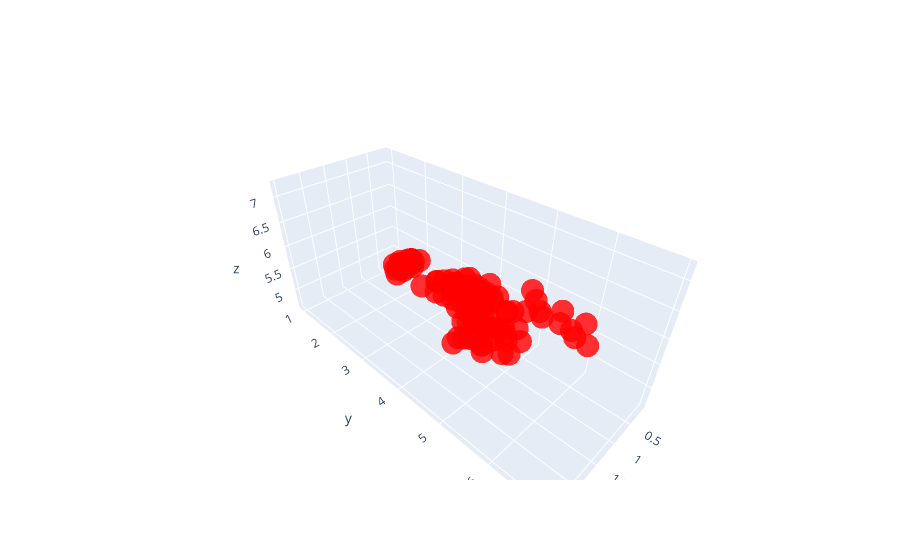

The code cell stored with this chart in its notebook:
### Code cell
# First I create an linear regression object
sepalLength_MLR = LinearRegression()

#Then I train it
x = df.loc[:,["PetalWidthCm","PetalLengthCm"]].values
sepal_length_y = df["SepalLengthCm"].values.reshape(-1,1)
sepalLength_MLR.fit(x,sepal_length_y)

# And now I am ready to do some predictions
sepal_length_y_head = sepalLength_MLR.predict(x)
y_head2 = sepal_length_y_head.reshape(-1) # Scalar 


# Visualizations using Plotly
trace = go.Scatter3d(x=df["PetalWidthCm"]
                    ,y=df["PetalLengthCm"]
                    ,z= y_head2
                    ,name="SepalLengthCm"
                    ,marker=dict(color="rgba(255,0,0,0.8)")
                    ,mode="markers"
                    ,text=y_head2)

layout = go.Layout(title="SepalLengthCm Prediction",xaxis=dict(title="PetalWidthCm")
                  ,yaxis=dict(title="PetalLengthCm"))


figure = go.Figure(data=trace)

iplot(figure)

### Figure 1 — Plotly figure (JSON) as saved in the notebook; plotly's stock layout.template omitted (floating-point values rounded to 4 significant figures; data arrays with more than 128 entries replaced by an {"elided": "..."} marker saying what was removed)
{"data": [{"marker": {"color": "rgba(255,0,0,0.8)"}, "mode": "markers", "name": "SepalLengthCm", "text": {"elided": "146 float values"}, "x": {"elided": "146 float values"}, "y": {"elided": "146 float values"}, "z": {"elided": "146 float values"}, "type": "scatter3d"}], "layout": {}}
